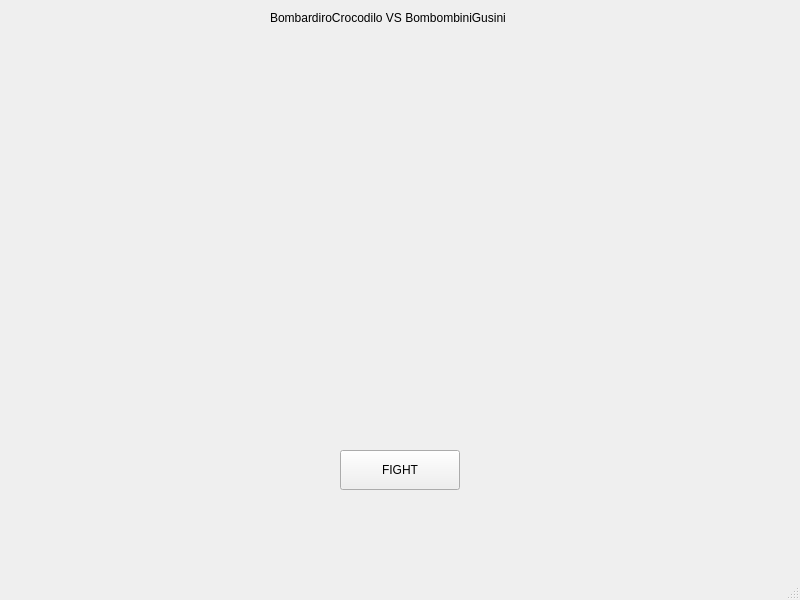
<?xml version="1.0" encoding="UTF-8"?>
<ui version="4.0">
 <class>MainWindow</class>
 <widget class="QMainWindow" name="MainWindow">
  <property name="geometry">
   <rect>
    <x>0</x>
    <y>0</y>
    <width>800</width>
    <height>600</height>
   </rect>
  </property>
  <property name="windowTitle">
   <string>MainWindow</string>
  </property>
  <widget class="QWidget" name="centralwidget">
   <widget class="QLabel" name="labelLeft">
    <property name="geometry">
     <rect>
      <x>-160</x>
      <y>210</y>
      <width>261</width>
      <height>191</height>
     </rect>
    </property>
    <property name="text">
     <string/>
    </property>
    <property name="pixmap">
     <pixmap resource="images.qrc">:/new/prefix1/images/crocodilo.jpeg</pixmap>
    </property>
    <property name="alignment">
     <set>Qt::AlignmentFlag::AlignLeading|Qt::AlignmentFlag::AlignLeft|Qt::AlignmentFlag::AlignVCenter</set>
    </property>
   </widget>
   <widget class="QLabel" name="labelRight">
    <property name="geometry">
     <rect>
      <x>680</x>
      <y>210</y>
      <width>261</width>
      <height>191</height>
     </rect>
    </property>
    <property name="text">
     <string/>
    </property>
    <property name="pixmap">
     <pixmap resource="images.qrc">:/new/prefix1/images/gusini.jpg</pixmap>
    </property>
    <property name="alignment">
     <set>Qt::AlignmentFlag::AlignRight|Qt::AlignmentFlag::AlignTrailing|Qt::AlignmentFlag::AlignVCenter</set>
    </property>
   </widget>
   <widget class="QLabel" name="labelResult">
    <property name="geometry">
     <rect>
      <x>269</x>
      <y>69</y>
      <width>261</width>
      <height>351</height>
     </rect>
    </property>
    <property name="visible">
     <bool>false</bool>
    </property>
    <property name="text">
     <string/>
    </property>
    <property name="pixmap">
     <pixmap resource="images.qrc">:/new/prefix1/images/boom.jpg</pixmap>
    </property>
    <property name="alignment">
     <set>Qt::AlignmentFlag::AlignCenter</set>
    </property>
   </widget>
   <widget class="QPushButton" name="pushButtonAnimate">
    <property name="geometry">
     <rect>
      <x>340</x>
      <y>450</y>
      <width>120</width>
      <height>40</height>
     </rect>
    </property>
    <property name="text">
     <string>FIGHT</string>
    </property>
   </widget>
   <widget class="QLabel" name="label">
    <property name="geometry">
     <rect>
      <x>270</x>
      <y>10</y>
      <width>241</width>
      <height>16</height>
     </rect>
    </property>
    <property name="text">
     <string>BombardiroCrocodilo VS BombombiniGusini</string>
    </property>
   </widget>
  </widget>
  <widget class="QMenuBar" name="menubar">
   <property name="geometry">
    <rect>
     <x>0</x>
     <y>0</y>
     <width>800</width>
     <height>21</height>
    </rect>
   </property>
  </widget>
  <widget class="QStatusBar" name="statusbar"/>
 </widget>
 <resources>
  <include location="images.qrc"/>
 </resources>
 <connections/>
</ui>
